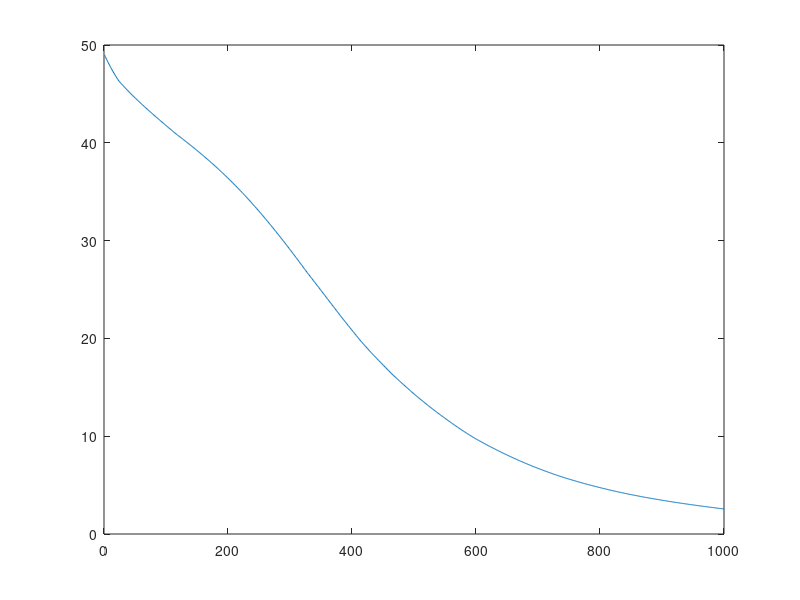

The MATLAB script that drew this image:
nusers = 5;
nitems = 10;
nfeatures = 10;

% Initial user factor vectors
p = ones(nfeatures, nusers).*0.1;
p = rand(nfeatures, nusers);
% Item factor vectors
q = ones(nfeatures, nitems).*0.1;
q = rand(nfeatures, nitems);

% Known user-item ratings (training set)
r = sparse(nusers, nitems);
% r(1:,:) = randi(6,nitems,1)-1;
% r(2,:) = r(1,:);
% r(2,:) = 5-r(1,:);
% r(2,(r(2,:)==0)) = 1;
r = randi(6,nusers,nitems)-1;

% r = [
%   5	5	-1	2	-1	2	4	-1	5	-1
% 4	5	-1	2	-1	2	4	-1	5	-1
% 1	3	-1	5	-1	4	2	1	2	-1
% ];
r(r<0) = 0;
r=sparse(r);

% Get training set.
[i,j,s] = find(r);
K = [i j s];

% Learning rate
gamma = 0.001;
% Vector size penalization
lambda = 0;

% Stochastic gradient descent
err_t = zeros(1000,1);
for t = 1:numel(err_t)
  e = sparse(size(r));
  for k = 1:size(K,1)
    u = K(k,1);
    i = K(k,2);
    rui = K(k,3);
    qi = q(:,i);
    pu = p(:,u);

    e(u,i) = rui - qi'*pu;
    q(:,i) = qi + gamma*(e(u,i)*pu - lambda*qi);
    p(:,u) = pu + gamma*(e(u,i)*qi - lambda*pu);
  end
  err_t(t) = sum(abs(e(r>0)));
end
figure, plot(err_t)

disp('rui: (0 means no known rating)')
disp(full(r))
disp('q^T*p:')
disp(p'*q)